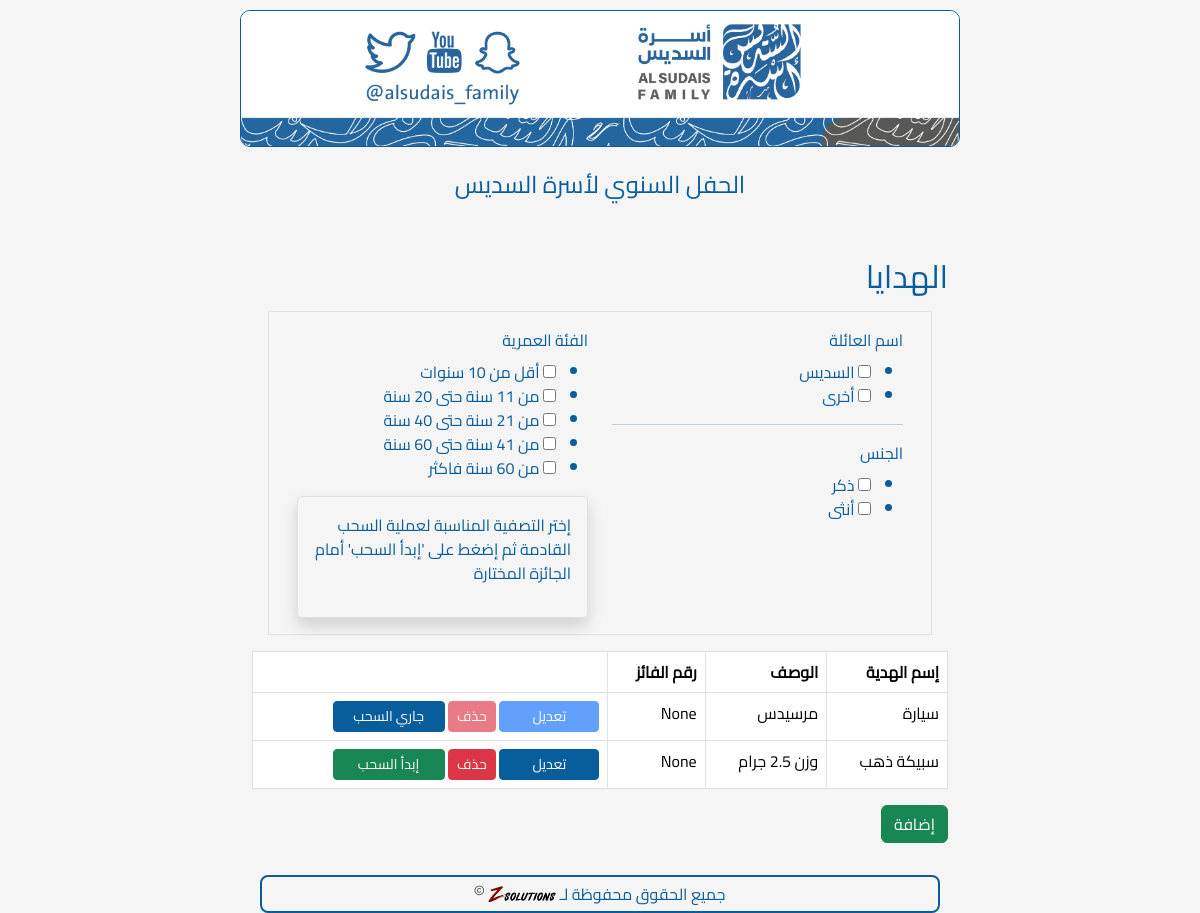
The page /prizes on the database as committed earlier.
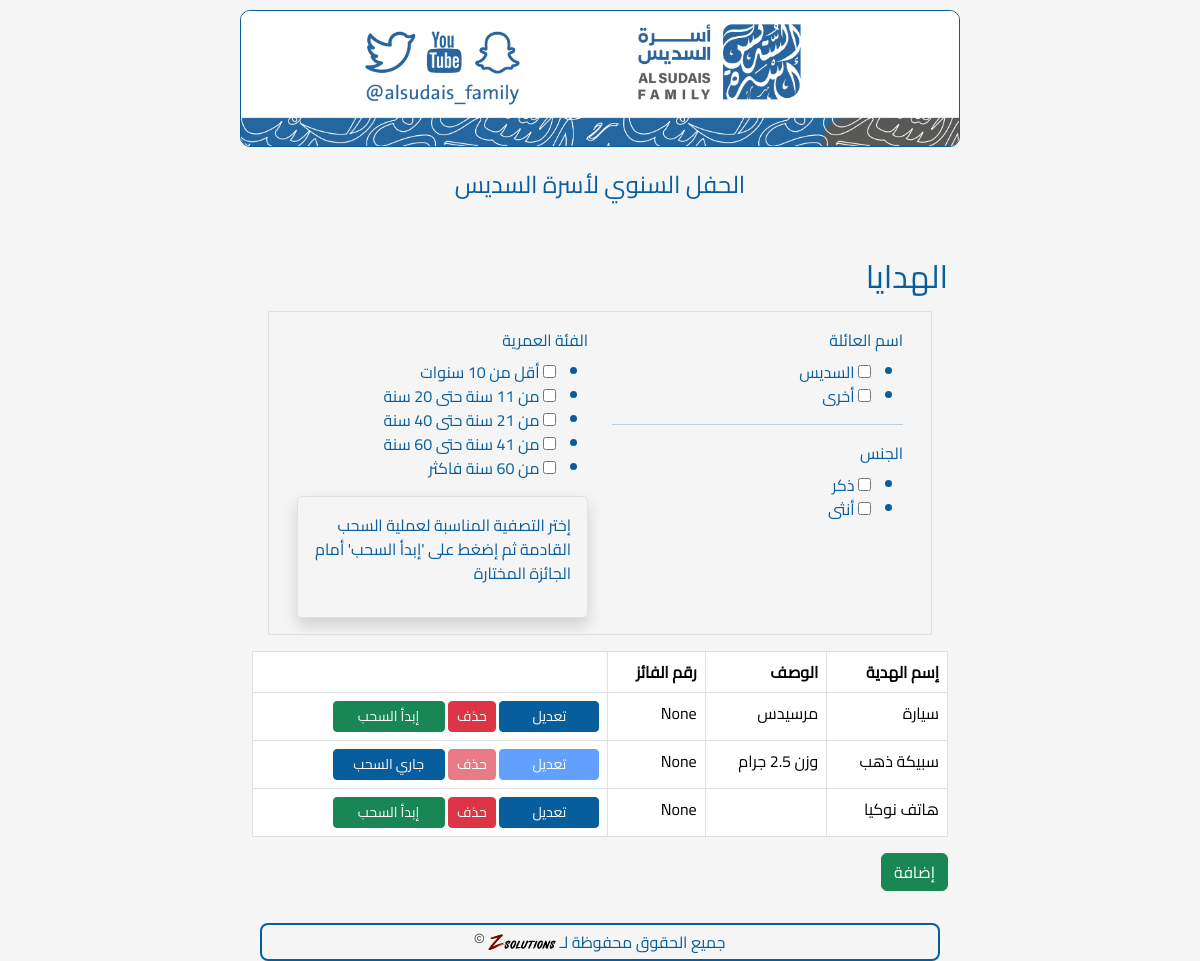
The same page on the database as committed later.
### app.py (models this page shows, shortened)
class Prize(db.Model):
    __tablename__ = "prize"
    id = db.Column(db.Integer, primary_key=True)
    name = db.Column(db.String(100), nullable=False)
    description = db.Column(db.Text)
    guest_registration_number = db.Column(db.String(4))
    allowed_families = db.Column(db.String(100))
    allowed_age_range = db.Column(db.String(100))
    allowed_gender = db.Column(db.String(100))
    is_next = db.Column(db.Boolean, default=False)

### app.py (the view, shortened to what this page needs)
@app.route("/prizes", methods=["GET", "POST"])
def list_prizes():
    prizes = Prize.query.all()
    filters = FilterForm()
    return render_template("prizes.html", prizes=prizes, filters=filters)

### app.py
class FilterForm(FlaskForm):
    family_name = MultiCheckboxField(
        "اسم العائلة", choices=[("السديس", "السديس"), ("أخرى", "أخرى")]
    )
    age = MultiCheckboxField(
        "الفئة العمرية",
        choices=[
            ("أقل من 10 سنوات", "أقل من 10 سنوات"),
            ("من 11 سنة حتى 20 سنة", "من 11 سنة حتى 20 سنة"),
            ("من 21 سنة حتى 40 سنة", "من 21 سنة حتى 40 سنة"),
            ("من 41 سنة حتى 60 سنة", "من 41 سنة حتى 60 سنة"),
            ("من 60 سنة فاكثر", "من 60 سنة فاكثر"),
        ],
    )
    gender = MultiCheckboxField("الجنس", choices=[("ذكر", "ذكر"), ("أنثى", "أنثى")])
    prize_id = IntegerField("الهدية", validators=[DataRequired()])
    submit = SubmitField("بحث")

### app.py (called while the page is built)
@app.context_processor
def utility_processor():
    return {
        'min': min,
        'max': max  # Also adding max since we might need it
    }

### templates/prizes.html (shortened to what this page needs)
<!DOCTYPE html>
{% extends 'base.html' %}
{% block content %}
  <h2>الهدايا</h2>
  <form method="post" id="prizeForm">
    <div class="border p-3 m-3 row ">
      <div class="col">
        {{ filters.family_name.label(class="form-label") }}
        {{ filters.family_name() }}
        <hr>
        {{ filters.gender.label(class="form-label") }}
        {{ filters.gender() }}
        </div>
      <div class="col">
        {{ filters.age.label(class="form-label") }}
        {{ filters.age() }}
        <div class="border p-3 shadow" style="border-radius: 5px;">
          <p>إختر التصفية المناسبة لعملية السحب القادمة ثم إضغط على 'إبدأ السحب' أمام الجائزة المختارة</p>
        </div>
      </div>
    </div>
  <table class="table table-bordered">
    <thead>
      <tr>
        <th>إسم الهدية</th>
        <th>الوصف</th>
        <th>رقم الفائز</th>
        <th></th>
      </tr>
    </thead>
    <tbody>
      {% for prize in prizes %}
        <tr>
          <td>{{ prize.name }}</td>
          <td>{{ prize.description }}</td>
          <td>{{ prize.guest_registration_number }}</td>
          <td>
            {% if not prize.is_next %}
              <a href="{{ url_for('edit_prize', id=prize.id) }}" class="btn btn-primary btn-sm">تعديل</a>
            {% else %}
              <span class="btn btn-primary btn-sm disabled">تعديل</span>
            {% endif %}
            <form action="{{ url_for('delete_prize', id=prize.id) }}" method="post" style="display: inline-block;">
              {% if not prize.is_next %}
                <button type="submit" class="btn btn-danger btn-sm" onclick="return confirm('هل أنت متأكد من الحذف؟')">حذف</button>
              {% else %}
                <span class="btn btn-danger btn-sm disabled">حذف</span>
              {% endif %}
            </form>
            {%if prize.guest_registration_number==None and not prize.is_next%}
              <button type="submit" class="btn btn-success btn-sm" style="width: 8em" name="prize_id" value="{{ prize.id }}">إبدأ السحب</button>
            {%elif prize.guest_registration_number==None and prize.is_next%}
              <button type="button" class="btn btn-primary btn-sm refresh-status" style="width: 8em">جاري السحب</button>
            {%else%}
              <form action="{{ url_for('reset_prize', id=prize.id) }}" method="post" style="display: inline-block;">
                <button type="submit" class="btn btn-warning btn-sm" style="width: 8em" onclick="return confirm('هل أنت متأكد من إعادة التهيئة؟')">إعادة التهيئة</button>
              </form>
            {%endif%}
          </td>
        </tr>
      {% endfor %}
    </tbody>
  </table>
  <a href="{{ url_for('add_prize') }}" class="btn btn-success">إضافة</a>
</form>
{% endblock %}

Rows that differ between the two databases and show on the page:
changed Prize "سيارة": is_next "جاري السحب" → "إبدأ السحب"
changed Prize "سبيكة ذهب": is_next "إبدأ السحب" → "جاري السحب"
added Prize: name "هاتف نوكيا", guest_registration_number "None", is_next "حذف", {{ prize.id }} 4 (drawn)
